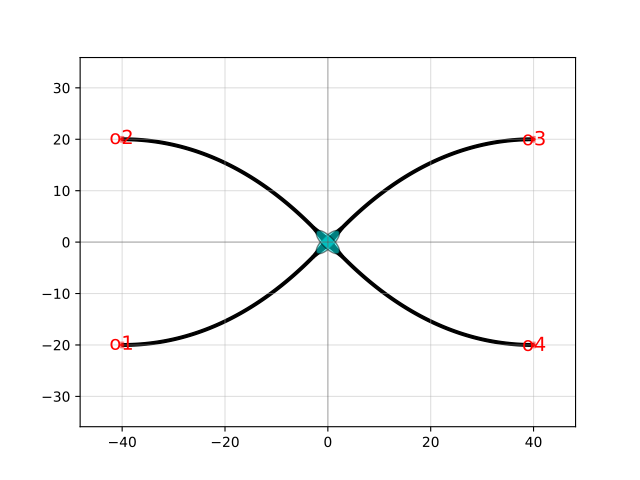

Here is the Python script that generated this plot:
import gdsfactory as gf

c = gf.components.crossing45(port_spacing=40.0, alpha=0.08, npoints=101)
c.plot()
